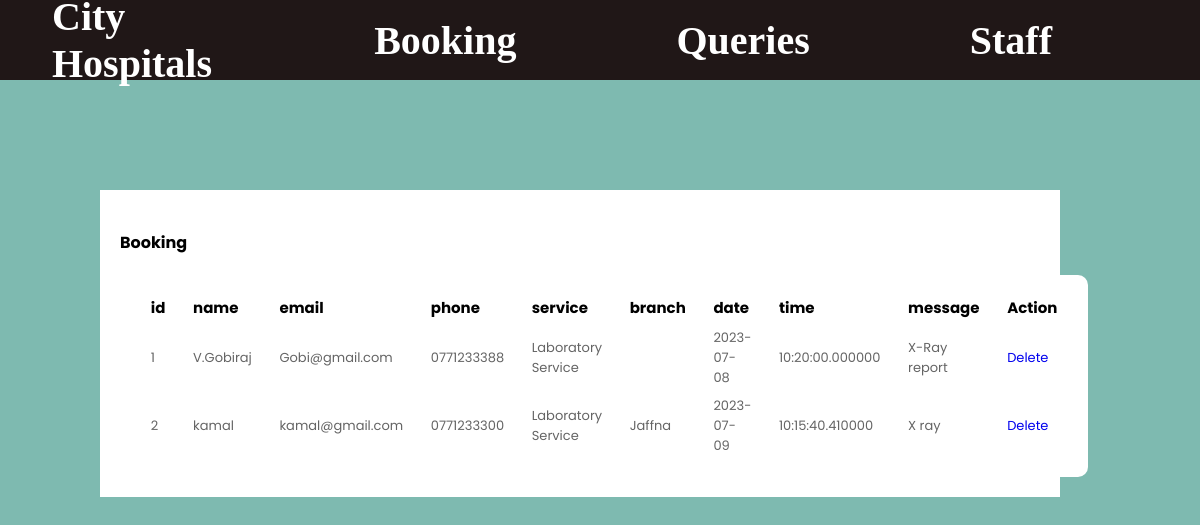
The page /viewbooking.php on the database its author committed.
### tables this page shows
CREATE TABLE `bookings` (
  `id` int(10) NOT NULL,
  `name` varchar(200) DEFAULT NULL,
  `email` varchar(300) DEFAULT NULL,
  `phone` varchar(10) DEFAULT NULL,
  `service` varchar(250) DEFAULT NULL,
  `date` date DEFAULT NULL,
  `time` time(6) DEFAULT NULL,
  `message` varchar(500) DEFAULT NULL,
  `branch` varchar(50) DEFAULT NULL
);

### viewbooking.php (the view, shortened to what this page needs)
<html>
<head>
  <link rel="stylesheet" href="style3.css" />
</head>
<body>
  <header class="header">
    <div class="logo">
      <a href="#">City Hospitals</a>
    </div>
      <div class="logo">
        <a href="viewbooking.php">Booking</a>
		<a href="queries.php">Queries</a>
        <a href="staff.php">Staff</a>
      </div>
  </header>
  <div class="container">
<?php
      $servername = "localhost";
$username = "root";
$password = "";
$dbname = "cityhospital";
$conn = mysqli_connect($servername, $username, $password, $dbname);
     $sql = "SELECT id, name, email , phone , service, branch , date , time, message FROM bookings";
      $result = mysqli_query($conn, $sql);
?>
    <div class="main-body">
          <div class="row">
            <h4>Booking</h4>
          </div>
          <table>
            <thead>
              <tr>
                <th>id</th>
                <th>name</th>
                <th>email</th>
                <th>phone</th>
                <th>service</th>
				<th>branch</th>
                <th>date</th>
				<th>time</th>
				<th>message</th>
				<th> Action </th>
              </tr>
            </thead>
            <tbody>
<?php
		if (mysqli_num_rows($result) > 0) {
    while($row = mysqli_fetch_assoc($result)) {
        echo "<tr>
              <td>{$row["id"]}</td>
              <td> {$row["name"]}</td>
              <td> {$row["email"]}</td>
              <td> {$row["phone"]}</td>
              <td> {$row["service"]}</td>
			  <td> {$row["branch"]}</td>
              <td> {$row["date"]}</td>
              <td> {$row["time"]}</td>
              <td> {$row["message"]}</td>
			  <td> <a href=deleteprocess.php?id=",$row["id"],">Delete</a> </td>
            </tr>\n";
    }
} else {
    echo "0 results";
}
?>
            </tbody>
          </table>
        </div>
</body>
</html>

### style3.css (style rules this page uses)
* { margin: 0; padding: 0; border: none; outline: none; text-decoration: none; box-sizing: border-box; font-family: "Poppins", sans-serif; }
body { background-color: #7EBAB0; }
.header { display: flex; align-items: center; justify-content: space-between; height: 80px; padding: 20px; background: #201717; }
.logo { display: flex; align-items: center; }
.logo a { color: #fff; font-size: 40px; font-weight: 600; margin: 2rem 8rem 2rem 2rem; font-family: Fantasy; }
.container { margin-top: 10px; display: flex; justify-content: space-between; }
.main-body { background:#FFFFFF; width: 80%; margin:100px; padding: 20px; }
.row { display: flex; width: 80%; justify-content: space-between; align-items: center; margin: 20px 0; }
table { background: #fff; padding: 1rem; text-align: left; border-radius: 10px; }
table td, th { padding: 0.2rem 0.8rem; }
table th { font-size: 15px; }
table td { font-size: 13px; color: rgb(100, 100, 100); }

### rows shown on the page
bookings: id "1", name "V.Gobiraj", email "Gobi@gmail.com", phone "0771233388", service "Laboratory Service", date "2023-07-08", time "10:20:00.000000", message "X-Ray report"
bookings: id "2", name "kamal", email "kamal@gmail.com", phone "0771233300", service "Laboratory Service", branch "Jaffna", date "2023-07-09", time "10:15:40.410000", message "X ray"
